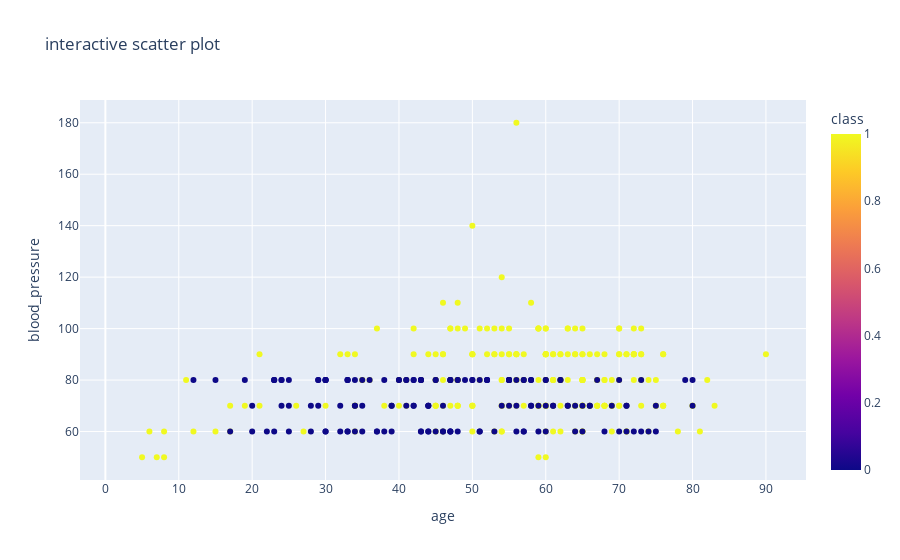

Write notebook code for a chart like this one.
### Code cell
import plotly.express as px
fig = px.scatter(df,x = 'age' , y= 'blood_pressure' , color = 'class' , title = "interactive scatter plot ")
fig.show()

### Figure 1 — Plotly figure (JSON) as saved in the notebook; plotly's stock layout.template omitted (floating-point values rounded to 4 significant figures; data arrays with more than 128 entries replaced by an {"elided": "..."} marker saying what was removed)
{"data": [{"hovertemplate": "age=%{x}<br>blood_pressure=%{y}<br>class=%{marker.color}<extra></extra>", "legendgroup": "", "marker": {"color": {"elided": "391 int values"}, "coloraxis": "coloraxis", "symbol": "circle"}, "mode": "markers", "name": "", "orientation": "v", "showlegend": false, "type": "scatter", "x": {"elided": "391 int values"}, "xaxis": "x", "y": {"elided": "391 int values"}, "yaxis": "y"}], "layout": {"autosize": true, "coloraxis": {"colorbar": {"title": {"text": "class"}}, "colorscale": [[0, "#0d0887"], [0.1111, "#46039f"], [0.2222, "#7201a8"], [0.3333, "#9c179e"], [0.4444, "#bd3786"], [0.5556, "#d8576b"], [0.6667, "#ed7953"], [0.7778, "#fb9f3a"], [0.8889, "#fdca26"], [1, "#f0f921"]]}, "legend": {"tracegroupgap": 0}, "title": {"text": "interactive scatter plot "}, "xaxis": {"anchor": "y", "autorange": true, "domain": [0, 1], "range": [-3.244, 95.24], "title": {"text": "age"}, "type": "linear"}, "yaxis": {"anchor": "x", "autorange": true, "domain": [0, 1], "range": [39.27, 190.7], "title": {"text": "blood_pressure"}, "type": "linear"}}}
